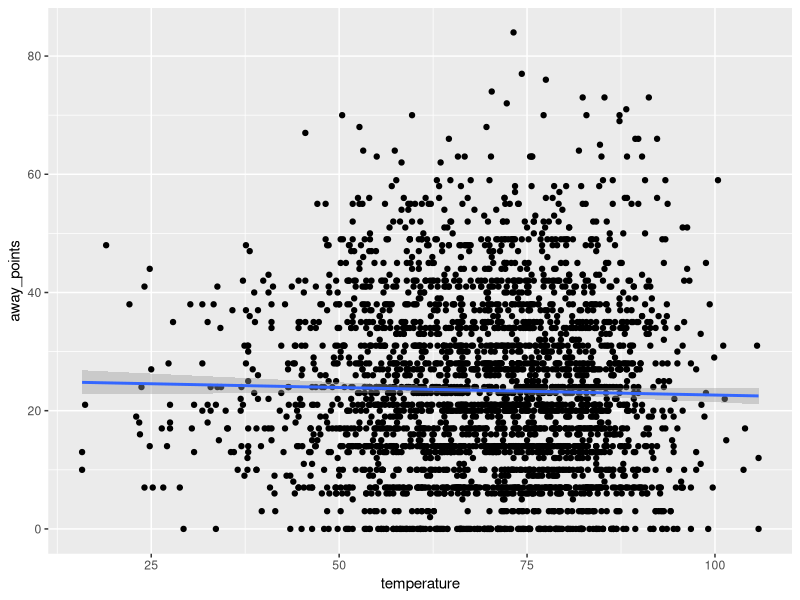
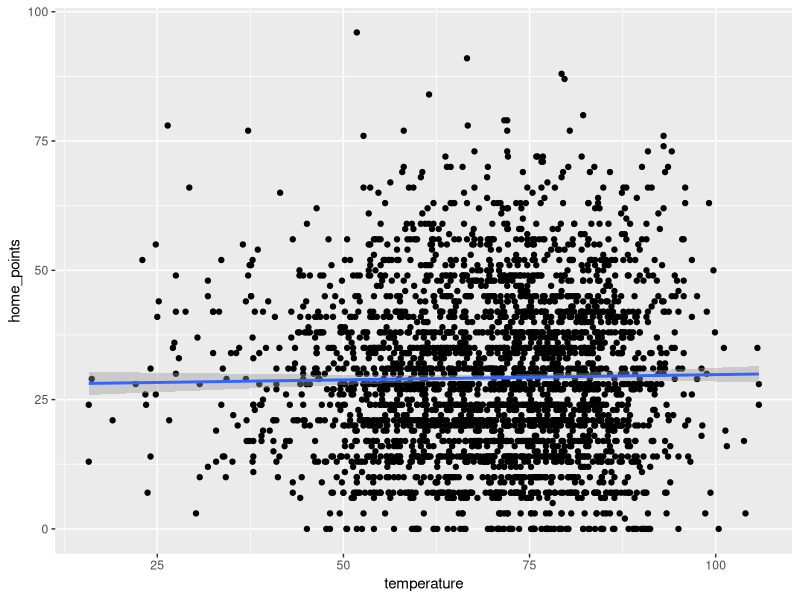
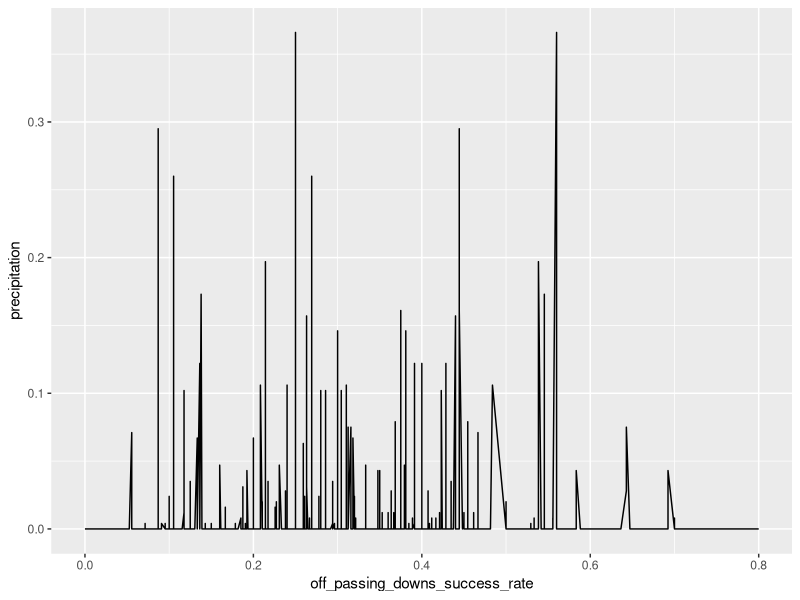
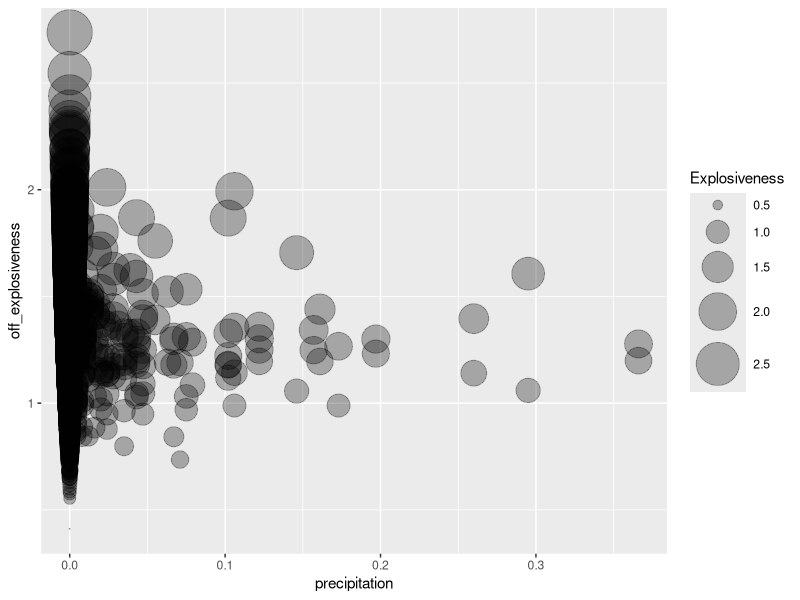

Write R code to recreate these figures, in order.
## ---- chunk 1
library(tidyverse)
library(dplyr)
library(ggplot2)

scores <- read_csv("scores_2024.csv")
games <- read_csv("games_2024.csv")
weather <- read_csv("weather_2024.csv")

game_weather <- games |> inner_join(weather) 
scores_weather <- scores |> inner_join(weather)


## ---- chunk 2
ggplot() + 
  geom_point(data=scores_weather, aes(x=temperature, y=away_points)) +
  geom_smooth(data=scores_weather, aes(x=temperature, y=away_points), method="lm")
## ---- chunk 3
ggplot() + 
  geom_point(data=scores_weather, aes(x=temperature, y=home_points)) +
  geom_smooth(data=scores_weather, aes(x=temperature, y=home_points), method="lm")
## ---- chunk 4
fit <- lm(away_points ~ temperature, data = scores_weather)
summary(fit)
## ---- chunk 5
fit <- lm(home_points ~ temperature, data = scores_weather)
summary(fit)
## ---- chunk 6
ggplot() + geom_line(data = game_weather, aes(x=off_passing_downs_success_rate, y=precipitation)) 
## ---- chunk 7
ggplot() + 
  geom_point(
    data=game_weather, 
    aes(x=precipitation, y=off_explosiveness, size=off_explosiveness),
    alpha = 0.3) + 
  scale_size(range = c(0, 15), name="Explosiveness")
